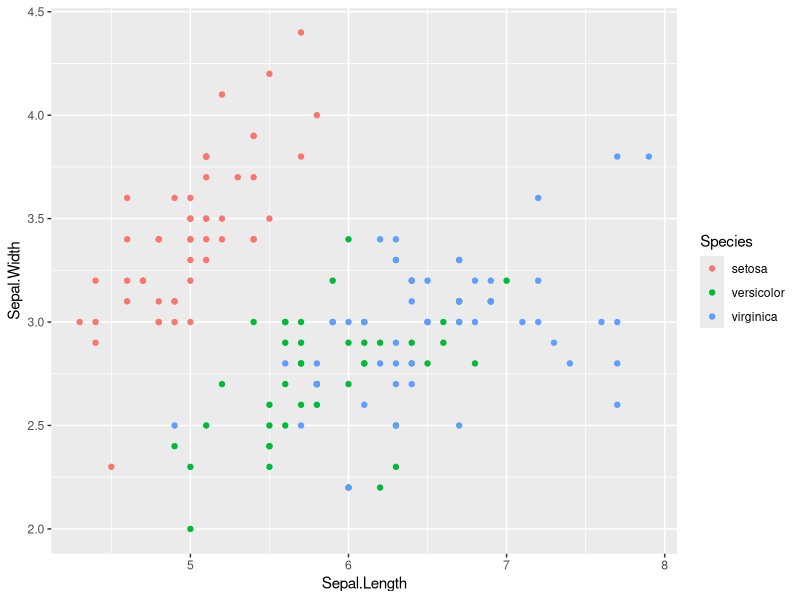
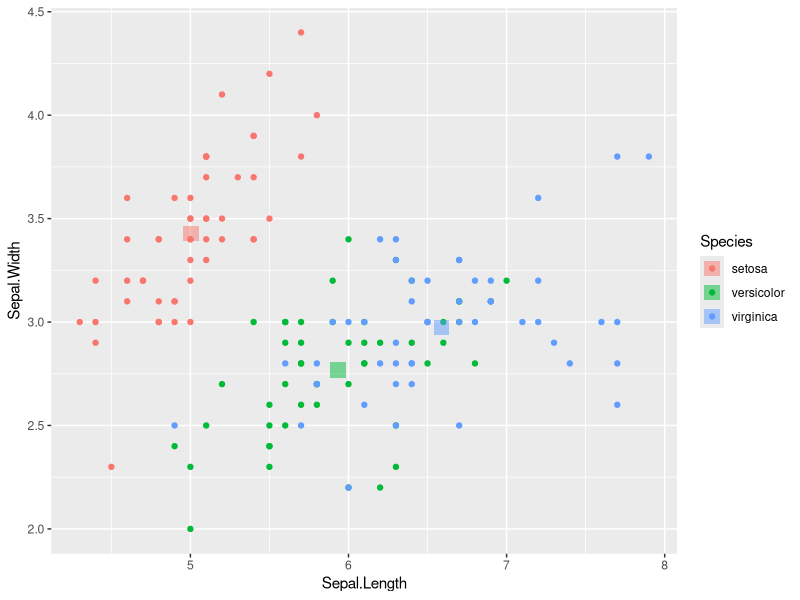
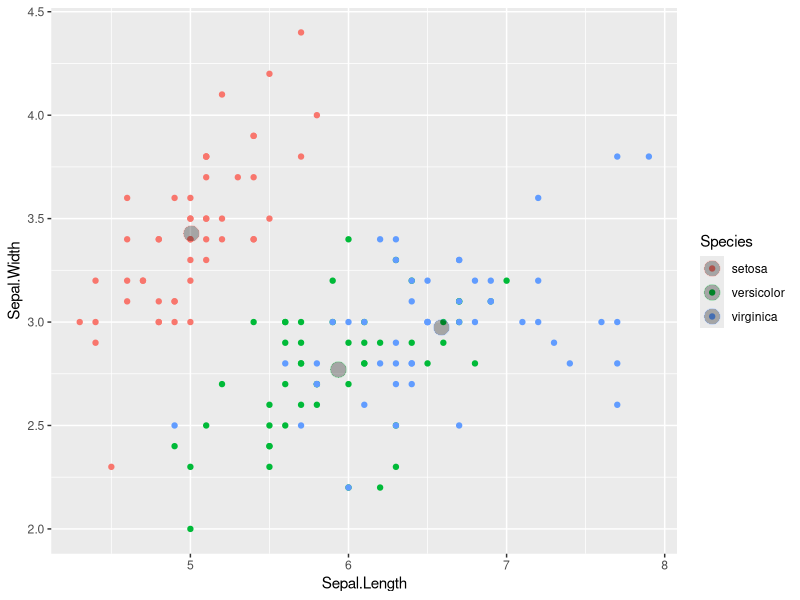
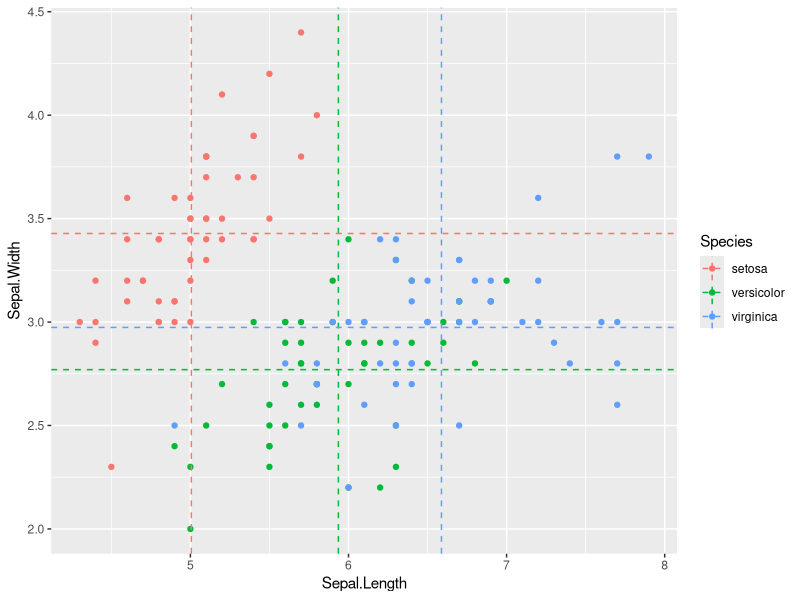
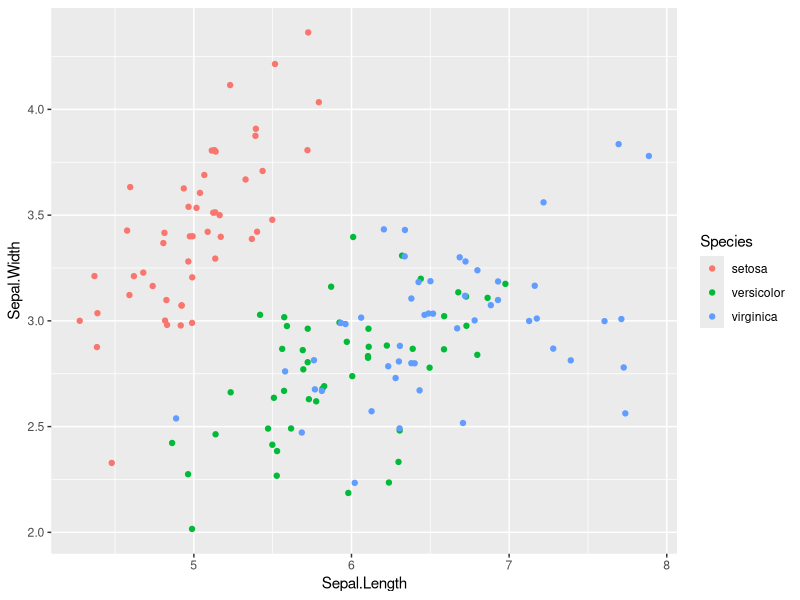
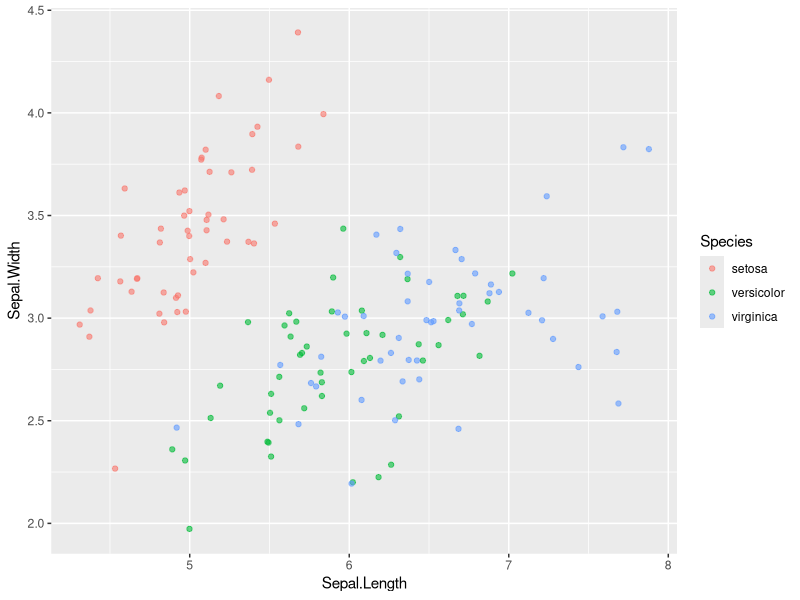
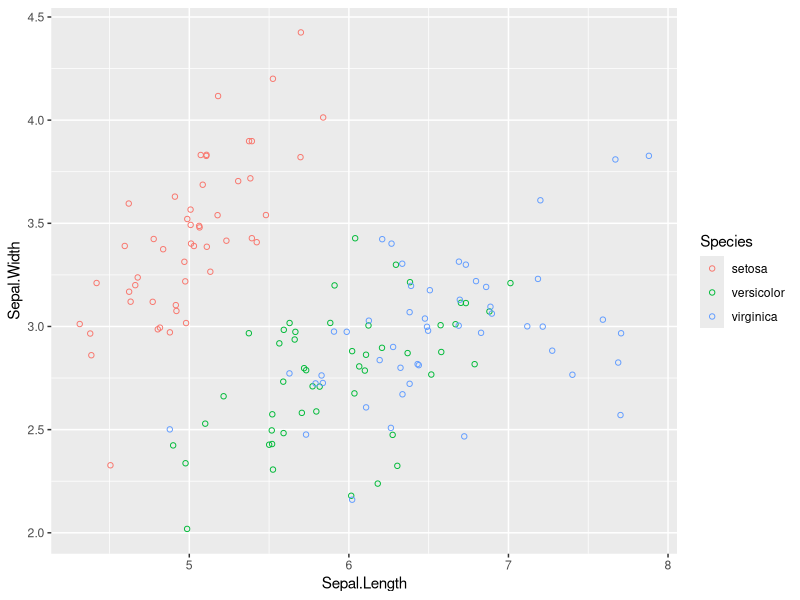
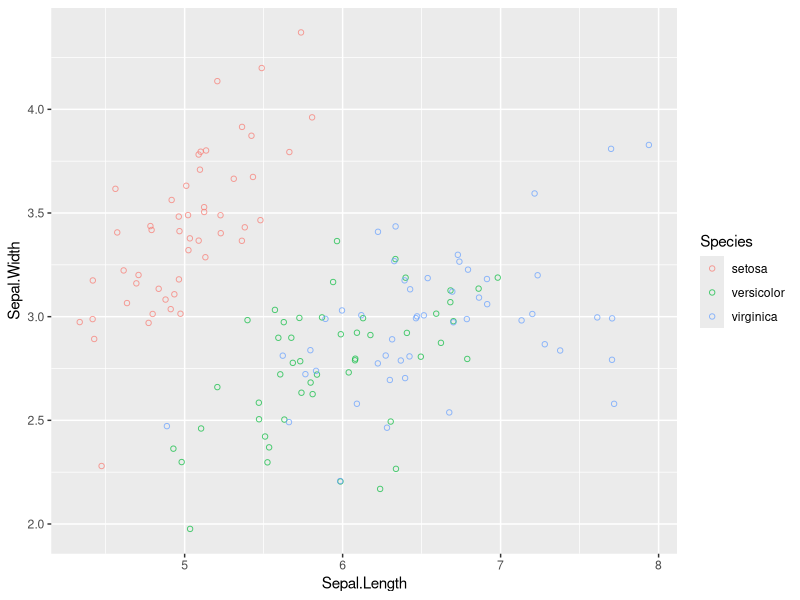

Write R code to recreate these figures, in order.
library(ggplot2)
## 37 different geometries are available
## 3 most important ones:
##   scatter plots: points, jitter, ablines
##   bar plots: histogram, bar, error bar
##   line plots

## geom_ all have specific aesthetic mappings
##   e.g. geom_point() needs an x and y
##   optional: alpha, colour, fill, shape, size
##   aes() inside geom:
ggplot(iris, aes(Sepal.Length, Sepal.Width)) +
    geom_point(aes(col=Species))        # same as if col were in ggplot part
iris.root <- ggplot(iris, aes(Sepal.Length, Sepal.Width, col=Species))
iris.base <- iris.root + geom_point()
## data layer inside geom:
#detach("package:dplyr", unload=TRUE)
#detach("package:tidyr", unload=TRUE)

str(iris)
## aggregate:             dataset,   list of by,         function
iris.summary <- aggregate(iris[1:4], list(iris$Species), mean)
names(iris.summary)[1] <- "Species"     # from Group.1
str(iris.summary)
print(iris.summary)

## applying the second layer:
iris.base + geom_point(data=iris.summary, shape =15, size = 5,alpha = 0.5)
## colour is inherited

## another variation:
iris.base + geom_point(data=iris.summary, shape = 21, size = 5,
                       fill = "#00000000",alpha = 0.3) # shape is inherited

## crosshairs (to show the average):
iris.base +
    geom_vline(data = iris.summary,
               aes(xintercept = Sepal.Length, col=Species),
               lty=2) +
    geom_hline(data = iris.summary,
               aes(yintercept = Sepal.Width, col=Species),
               lty=2)
## note: the statistics layer can take care of it much better

## jitter
iris.root + geom_jitter()               # basic
iris.root + geom_jitter(alpha = 0.6)    # shading
iris.root + geom_jitter(shape = 1)      # using circles
iris.root + geom_jitter(alpha = 0.7, shape = 1) # both
iris.root + geom_jitter(alpha = 0.7, shape = 13) # another shape

## jitter and scale:
iris.root + geom_jitter() + scale_colour_brewer(palette = "Dark2")

## shape, size, and colour could be a great help with large data sets

ggplot(diamonds, aes(carat, price)) +
    geom_point(alpha = 0.3, shape = ".")
ggplot(diamonds, aes(carat, price, col=color)) +
    geom_point(alpha = 0.3)
str(diamonds)
## some quick analytics:
plot(carat ~ color, data=diamonds)
plot(price ~ color, data=diamonds)
plot(price ~ carat, data=diamonds, pch=".")
plot(price ~ carat, data=diamonds, pch=".", col=color)

## further exercises:
str(mtcars)
mtcars$cyl = factor(mtcars$cyl)
mtcars.root <- ggplot(mtcars, aes(cyl,wt))
mtcars.root + geom_point()              # lines
mtcars.root + geom_jitter()             # too much jitter
mtcars.root + geom_jitter(width=0.1)    # much better
mtcars.root + geom_jitter(width=0.2)
mtcars.root + geom_jitter(width=0.5)    # it depends

if (!require(car)) install.packages("car")
library(car)
data()
dim(Vocab)

# Examine the structure of Vocab
str(Vocab)

## not much, because both are discrete
ggplot(Vocab,aes(education,vocabulary)) + geom_point()

## better, but too blotty:
ggplot(Vocab,aes(education,vocabulary)) + geom_jitter()

## even better, but still too blotty
ggplot(Vocab,aes(education,vocabulary)) + geom_jitter(alpha=0.2)

## perhaps the best output
ggplot(Vocab,aes(education,vocabulary)) + geom_jitter(alpha=0.2,shape=1)

## quite good too:
ggplot(Vocab,aes(education,factor(vocabulary))) + geom_jitter(shape=".")

## basic plot's box plot is not bad either:
plot(vocabulary ~ factor(education), data=Vocab)
## the other way around:
plot(education ~ factor(vocabulary), data=Vocab)
## the double factor:
plot(factor(education) ~ factor(vocabulary), data=Vocab)
plot(factor(vocabulary) ~ factor(education), data=Vocab, col=vocabulary)

plot(factor(education) ~ vocabulary, data=Vocab, col=factor(education))
